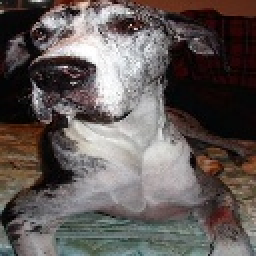
#> input picture Cropped_Images/Great_Dane/n02109047_1005.jpg, 128 x 128 px (shown 2 times larger); its folder holds only this picture in this run
$ jupyter execute Assignment_4.ipynb
#> lines starting #> are read from the running program, lines starting #| are printed output that depends on the picture
[cell 1]
import os
from skimage import io,color,exposure,filters
import numpy as np
import pandas as pd
from sklearn.decomposition import PCA
import warnings
warnings.filterwarnings("ignore")

[cell 2]
def angle(dx, dy):
    """Calculate the angles between horizontal and vertical operators."""
    return np.mod(np.arctan2(dy, dx), np.pi)

direct = 'Cropped_Images'
breeds=os.listdir(direct)
images = []
dog_breed = []

[cell 3]
for index,breed in enumerate(breeds):
    img_path = os.path.join(direct, breed)
    for image in os.listdir(img_path):
        src_path = os.path.join(img_path, image)
        img = io.imread(src_path)
#> img is the input picture: shape (128, 128, 3); mean R, G, B 98, 90.2, 87.8
        img = color.rgb2gray(img)
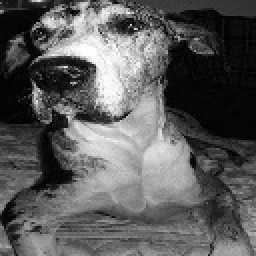
#> img: shape (128, 128) float64 (shown 2 times larger); min 0, max 1, mean 0.36
        img = angle(filters.sobel_h(img),filters.sobel_v(img))
#> in angle, `return np.mod(np.arctan2(dy, dx), np.pi)`:
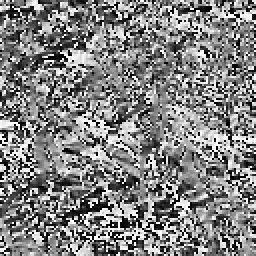
#> returned value: shape (128, 128) float64 (shown 2 times larger); min 0, max 3.14, mean 1.6; drawn with min black and max white
        hist,_=exposure.histogram(img, nbins=36)
#> hist = 36 values, max 661 at index 0, min 315 at index 13, mean 455.1
        hist=hist/np.sum(hist) # normalization added
#> hist = 36 values, max 0.0403 at index 0, min 0.0192 at index 13, mean 0.0278
        images.append(hist)
        dog_breed.append(index)
#> pass 2 of the loop `for index,breed in enumerate(breeds):`:
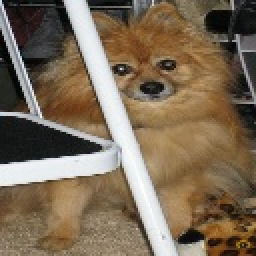
#> input picture Cropped_Images/Pomeranian/n02112018_10129.jpg, 128 x 128 px (shown 2 times larger)
#> img is the input picture: shape (128, 128, 3); mean R, G, B 124.4, 107.6, 86.9
#> `img = color.rgb2gray(img)`:
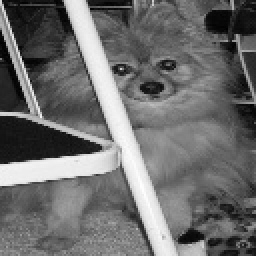
#> img: shape (128, 128) float64 (shown 2 times larger); min 0, max 0.999, mean 0.43
#> in angle (call 2), `return np.mod(np.arctan2(dy, dx), np.pi)`:
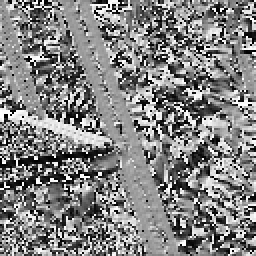
#> returned value: shape (128, 128) float64 (shown 2 times larger); min 0, max 3.14, mean 1.61; drawn with min black and max white
#> `hist,_=exposure.histogram(img, nbins=36)`: hist = 36 values, max 928 at index 21, min 310 at index 11, mean 455.1
#> `hist=hist/np.sum(hist)`: hist = 36 values, max 0.0566 at index 21, min 0.0189 at index 11, mean 0.0278
images=np.array(images)
dog_breed=np.array(dog_breed)
# DimensionReduction
dr=PCA(2)
images=dr.fit_transform(images)
#> images = [[-0.0248, 4.86e-18], [0.0248, 4.86e-18]]

[cell 4]
import matplotlib.pyplot as plt
from sklearn.cluster import KMeans, SpectralClustering
from sklearn.cluster import BisectingKMeans
from sklearn.datasets import make_blobs

# Generate a sample 2D dataset if you don't have one
# Replace `X` and `y` with your preprocessed dataset
X, y = make_blobs(n_samples=500, centers=4, cluster_std=1.0, random_state=42)

# (a) KMeans with init='random'
kmeans_random = KMeans(n_clusters=4, init='random', random_state=42)
labels_random = kmeans_random.fit_predict(X)

# (b) KMeans with init='k-means++'
kmeans_plus = KMeans(n_clusters=4, init='k-means++', random_state=42)
labels_kmeans_plus = kmeans_plus.fit_predict(X)

# (c) Bisecting KMeans with init='random'
bisecting_kmeans = BisectingKMeans(n_clusters=4, init='random', random_state=42)
labels_bisecting = bisecting_kmeans.fit_predict(X)

# (d) Spectral Clustering with default parameters
spectral_clustering = SpectralClustering(n_clusters=4, random_state=42, affinity='nearest_neighbors')
labels_spectral = spectral_clustering.fit_predict(X)

# Function to plot clusters
def plot_clusters(X, labels, title):
#> called with X = array of shape (500, 2), labels = array of shape (500,), title = "KMeans with init='random'"
    plt.figure(figsize=(6, 4))
    plt.scatter(X[:, 0], X[:, 1], c=labels, cmap='viridis', s=30)
    plt.title(title)
    plt.xlabel("Feature 1")
    plt.ylabel("Feature 2")
    plt.show()
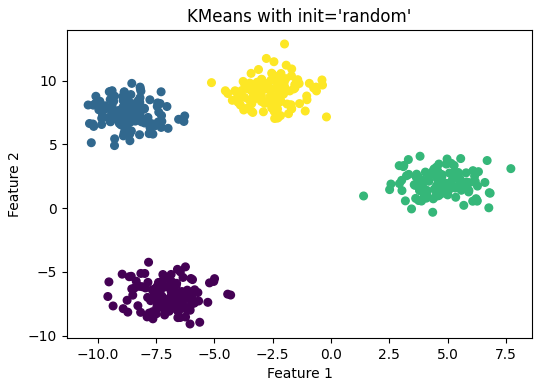
#> figure drawn by matplotlib, 1 panel

# Plot results
plot_clusters(X, labels_random, "KMeans with init='random'")
plot_clusters(X, labels_kmeans_plus, "KMeans with init='k-means++'")
#> call 2 of plot_clusters, with X = array of shape (500, 2), labels = array of shape (500,), title = "KMeans with init='k-means++'"
#> in plot_clusters (call 2), `plt.show()`:
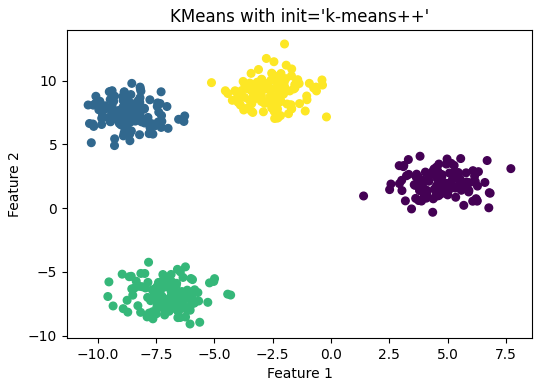
#> figure drawn by matplotlib, 1 panel
plot_clusters(X, labels_bisecting, "Bisecting KMeans with init='random'")
#> call 3 of plot_clusters, with X = array of shape (500, 2), labels = array of shape (500,), title = "Bisecting KMeans with init='random'"
#> in plot_clusters (call 3), `plt.show()`:
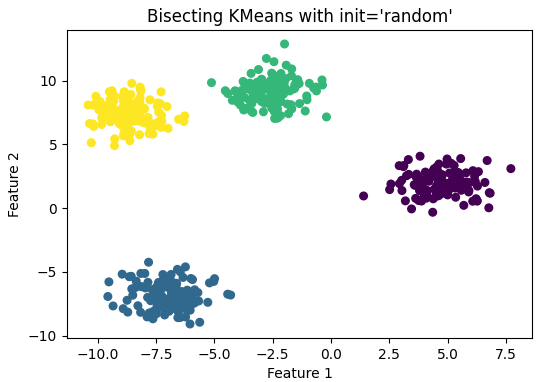
#> figure drawn by matplotlib, 1 panel
plot_clusters(X, labels_spectral, "Spectral Clustering")
#> call 4 of plot_clusters, with X = array of shape (500, 2), labels = array of shape (500,), title = 'Spectral Clustering'
#> in plot_clusters (call 4), `plt.show()`:
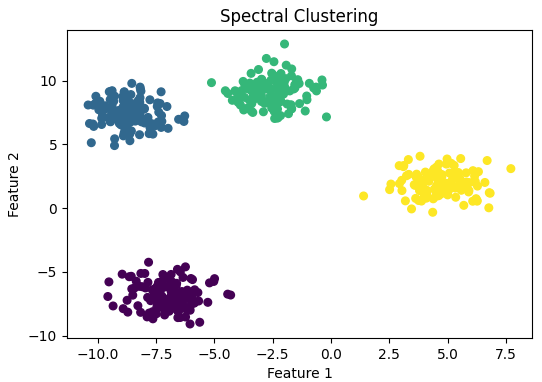
#> figure drawn by matplotlib, 1 panel

[cell 5]
from sklearn.cluster import DBSCAN
from sklearn.datasets import make_blobs
import matplotlib.pyplot as plt


X, y = make_blobs(n_samples=500, centers=4, cluster_std=1.0, random_state=42)

# Function to visualize DBSCAN clustering
def plot_dbscan(X, labels, eps, min_samples):
#> called with X = array of shape (500, 2), labels = array of shape (500,), eps = 0.02, min_samples = 3
    plt.figure(figsize=(6, 4))
    unique_labels = set(labels)
    colors = [plt.cm.Spectral(each) for each in np.linspace(0, 1, len(unique_labels))]

    for k, col in zip(unique_labels, colors):
        if k == -1:
            col = [0, 0, 0, 1]
        class_member_mask = (labels == k)
        xy = X[class_member_mask]
        plt.scatter(xy[:, 0], xy[:, 1], c=[col], s=30, label=f"Cluster {k}" if k != -1 else "Noise")

    plt.title(f"DBSCAN Clustering (eps={eps}, min_samples={min_samples})")
    plt.xlabel("Feature 1")
    plt.ylabel("Feature 2")
    plt.legend()
    plt.show()
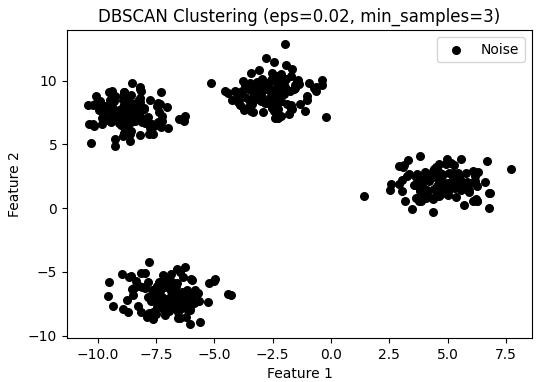
#> figure drawn by matplotlib, 1 panel


eps = 0.02
min_samples = 3
dbscan = DBSCAN(eps=eps, min_samples=min_samples)
labels_dbscan = dbscan.fit_predict(X)

# Visualize DBSCAN clustering
plot_dbscan(X, labels_dbscan, eps, min_samples)

[cell 6]
from sklearn.cluster import AgglomerativeClustering
import matplotlib.pyplot as plt
from sklearn.datasets import make_blobs

# Generate a sample 2D dataset if you don't have one
# Replace `X` and `y` with your preprocessed dataset
X, y = make_blobs(n_samples=500, centers=4, cluster_std=1.0, random_state=42)

# Function to plot clusters
def plot_clusters(X, labels, title):
#> called with X = array of shape (500, 2), labels = array of shape (500,), title = 'Agglomerative Clustering (Single Link)'
    plt.figure(figsize=(6, 4))
    plt.scatter(X[:, 0], X[:, 1], c=labels, cmap='viridis', s=30)
    plt.title(title)
    plt.xlabel("Feature 1")
    plt.ylabel("Feature 2")
    plt.show()
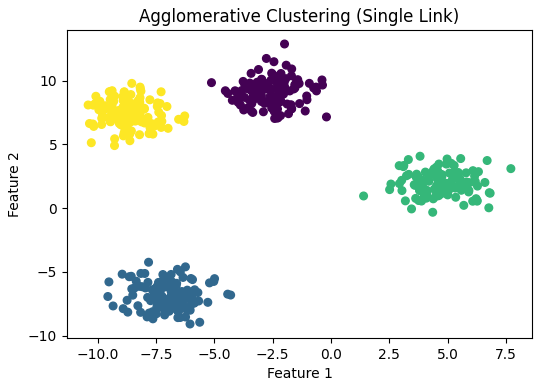
#> figure drawn by matplotlib, 1 panel

# (a) Single Link (MIN)
agglomerative_single = AgglomerativeClustering(n_clusters=4, linkage="single")
labels_single = agglomerative_single.fit_predict(X)
plot_clusters(X, labels_single, "Agglomerative Clustering (Single Link)")

# (b) Complete Link (MAX)
agglomerative_complete = AgglomerativeClustering(n_clusters=4, linkage="complete")
labels_complete = agglomerative_complete.fit_predict(X)
plot_clusters(X, labels_complete, "Agglomerative Clustering (Complete Link)")

# (c) Group Average
agglomerative_average = AgglomerativeClustering(n_clusters=4, linkage="average")
labels_average = agglomerative_average.fit_predict(X)
plot_clusters(X, labels_average, "Agglomerative Clustering (Group Average)")
#> call 3 of plot_clusters, with X = array of shape (500, 2), labels = array of shape (500,), title = 'Agglomerative Clustering (Group Average)'
#> in plot_clusters (call 3), `plt.show()`:
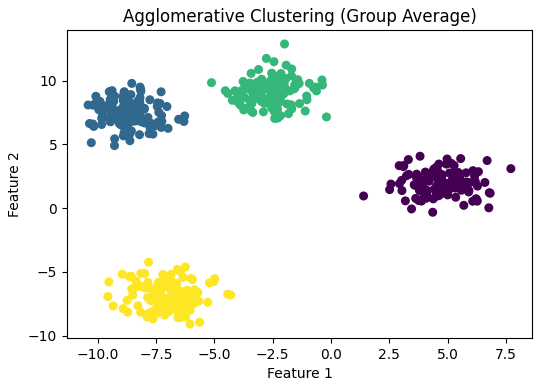
#> figure drawn by matplotlib, 1 panel

# (d) Ward's Method
agglomerative_ward = AgglomerativeClustering(n_clusters=4, linkage="ward")
labels_ward = agglomerative_ward.fit_predict(X)
plot_clusters(X, labels_ward, "Agglomerative Clustering (Ward's Method)")

[cell 7]
from sklearn.metrics import fowlkes_mallows_score
from sklearn.datasets import make_blobs
from sklearn.cluster import KMeans, SpectralClustering, AgglomerativeClustering, DBSCAN
from sklearn.cluster import BisectingKMeans

# Generate a sample 2D dataset if you don't have one
# Replace `X` and `y` with your preprocessed dataset
X, y = make_blobs(n_samples=500, centers=4, cluster_std=1.0, random_state=42)

# Function to compute and print Fowlkes-Mallows Index
def compute_fmi(method_name, labels, y):
    fmi = fowlkes_mallows_score(y, labels)
    print(f"{method_name} - Fowlkes-Mallows Index: {fmi:.4f}")

# KMeans with 'random'
kmeans_random = KMeans(n_clusters=4, init='random', random_state=42)
labels_kmeans_random = kmeans_random.fit_predict(X)
compute_fmi("KMeans (Random Init)", labels_kmeans_random, y)

# KMeans with 'k-means++'
kmeans_plus = KMeans(n_clusters=4, init='k-means++', random_state=42)
labels_kmeans_plus = kmeans_plus.fit_predict(X)
compute_fmi("KMeans (k-means++)", labels_kmeans_plus, y)

# Bisecting KMeans
bisecting_kmeans = BisectingKMeans(n_clusters=4, init='random', random_state=42)
labels_bisecting = bisecting_kmeans.fit_predict(X)
compute_fmi("Bisecting KMeans", labels_bisecting, y)

# Spectral Clustering
spectral_clustering = SpectralClustering(n_clusters=4, random_state=42, affinity='nearest_neighbors')
labels_spectral = spectral_clustering.fit_predict(X)
compute_fmi("Spectral Clustering", labels_spectral, y)

# DBSCAN
dbscan = DBSCAN(eps=0.5, min_samples=5)
labels_dbscan = dbscan.fit_predict(X)
# Exclude noise points (-1) from FMI computation
if len(set(labels_dbscan)) > 1:
    compute_fmi("DBSCAN", labels_dbscan, y)
else:
    print("DBSCAN - Clustering resulted in a single cluster; FMI not applicable.")

# Agglomerative Clustering
linkages = ['single', 'complete', 'average', 'ward']
for linkage in linkages:
    agg = AgglomerativeClustering(n_clusters=4, linkage=linkage)
    labels_agg = agg.fit_predict(X)
    compute_fmi(f"Agglomerative ({linkage.capitalize()})", labels_agg, y)

[cell 8]
from sklearn.metrics import silhouette_score
from sklearn.cluster import KMeans, SpectralClustering, AgglomerativeClustering, DBSCAN
from sklearn.cluster import BisectingKMeans
from sklearn.datasets import make_blobs

# Generate a sample 2D dataset if you don't have one
# Replace `X` with your preprocessed dataset
X, y = make_blobs(n_samples=500, centers=4, cluster_std=1.0, random_state=42)

# Function to compute and print Silhouette Coefficient
def compute_silhouette(method_name, labels, X):
    if len(set(labels)) > 1:  # Ensure more than one cluster exists
        silhouette = silhouette_score(X, labels)
        print(f"{method_name} - Silhouette Coefficient: {silhouette:.4f}")
    else:
        print(f"{method_name} - Single cluster formed; Silhouette Score not applicable.")

# KMeans with 'random'
kmeans_random = KMeans(n_clusters=4, init='random', random_state=42)
labels_kmeans_random = kmeans_random.fit_predict(X)
compute_silhouette("KMeans (Random Init)", labels_kmeans_random, X)

# KMeans with 'k-means++'
kmeans_plus = KMeans(n_clusters=4, init='k-means++', random_state=42)
labels_kmeans_plus = kmeans_plus.fit_predict(X)
compute_silhouette("KMeans (k-means++)", labels_kmeans_plus, X)

# Bisecting KMeans
bisecting_kmeans = BisectingKMeans(n_clusters=4, init='random', random_state=42)
labels_bisecting = bisecting_kmeans.fit_predict(X)
compute_silhouette("Bisecting KMeans", labels_bisecting, X)

# Spectral Clustering
spectral_clustering = SpectralClustering(n_clusters=4, random_state=42, affinity='nearest_neighbors')
labels_spectral = spectral_clustering.fit_predict(X)
compute_silhouette("Spectral Clustering", labels_spectral, X)

# DBSCAN
dbscan = DBSCAN(eps=0.5, min_samples=5)
labels_dbscan = dbscan.fit_predict(X)
compute_silhouette("DBSCAN", labels_dbscan, X)

# Agglomerative Clustering
linkages = ['single', 'complete', 'average', 'ward']
for linkage in linkages:
    agg = AgglomerativeClustering(n_clusters=4, linkage=linkage)
    labels_agg = agg.fit_predict(X)
    compute_silhouette(f"Agglomerative ({linkage.capitalize()})", labels_agg, X)
